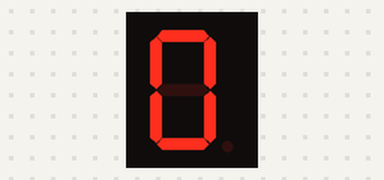
Simulated run of this program. Board: Raspberry Pi (BCM pin numbers). Shown: 1-digit seven-segment display. The segment pins are drawn as the display they are named for; what the program prints to the terminal is not drawn.

Above: at 0.3 s.
At 1.32 s:
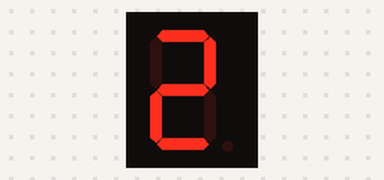
At 2.1 s:
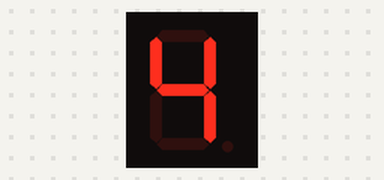
At 2.82 s:
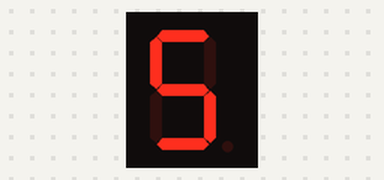
At 3.6 s:
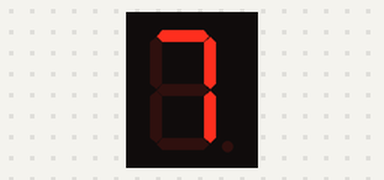
At 4.8 s:
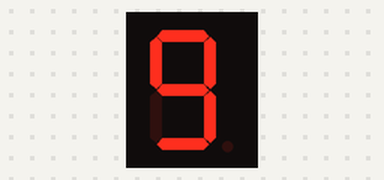

Measured:
- by itself, everything shown: repeats every 5.0 s, in 10 steps
- what the display in image 0 shows lasts 0.4 s, from 0.1 s to 0.5 s

The program:

day_9.py
```python
#!/usr/bin/python
import RPi.GPIO as GPIO
import time

GPIO.setmode(GPIO.BCM)

seg={'a':21, 'b':8, 'c':11, 'd':26, 'e':19, 'f':20, 'g':13}

for s in "abcdefg":
    GPIO.setup(seg[s], GPIO.OUT, initial=0)

zahl = [
    "abcdef", #0
    "bc", #1
    "abdeg", #2
    "abcdg", #3
    "bcfg", #4
    "acdfg", #5
    "acdefg", #6
    "abc", #7
    "abcdefg", #8
    "abcdfg" #9
    ]

print("STRG+C beendet das Programm!")

try:
    while True:
        for i in range(10):
            for s in zahl[i]:
                GPIO.output(seg[s], 1)
            time.sleep(0.5)
            for s in "abcdefg":
                GPIO.output(seg[s], 0)

except KeyboardInterrupt:
    GPIO.cleanup()
```
